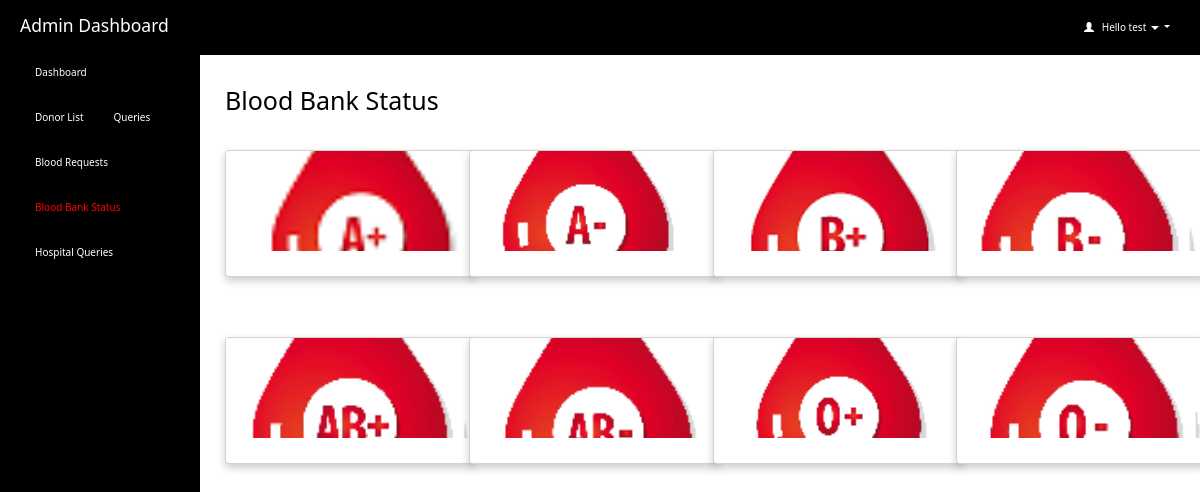
The page /admin/blood_status.php (signed in) on the database as committed earlier.
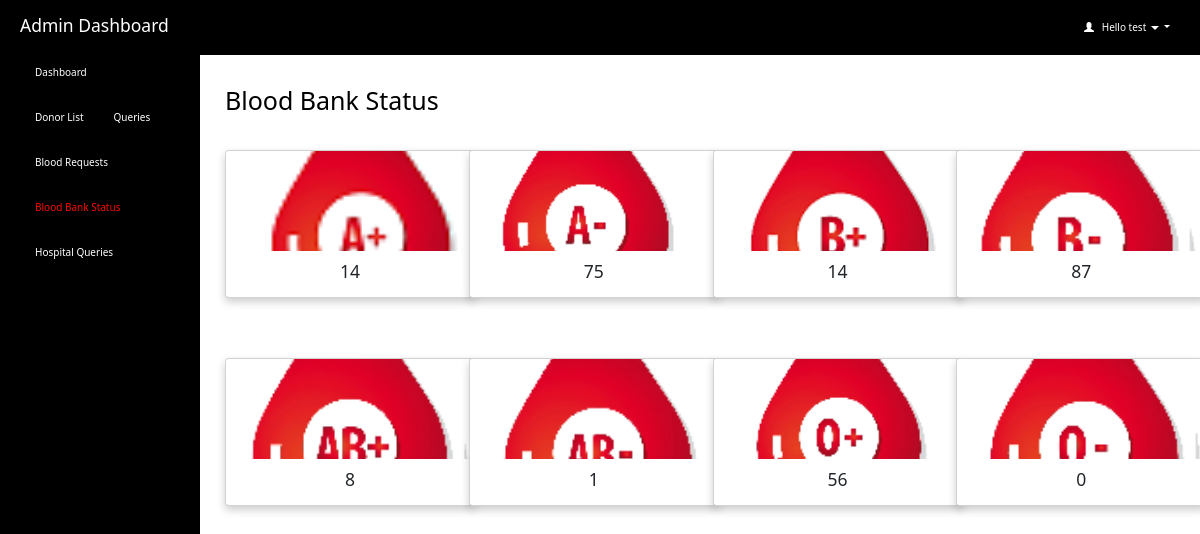
The same page on the database as committed later.
### tables this page shows
CREATE TABLE `blood_units` (
  `id` int(200) NOT NULL,
  `blood_group` varchar(10) NOT NULL,
  `units` int(200) NOT NULL
);

### admin/blood_status.php (the view, shortened to what this page needs)
<html>
<head>
  <link rel="stylesheet" href="https://maxcdn.bootstrapcdn.com/bootstrap/3.4.1/css/bootstrap.min.css">
</head>
<body style="color:black;" >
  <?php
  include 'connection.php';
    if (isset($_SESSION['loggedin']) && $_SESSION['loggedin'] == true) {
    ?>
<div id="header">
<?php include 'header.php';
?>
</div>
<div id="sidebar">
<?php
$active="blood_status";
include 'sidebar.php'; ?>
</div>
<div id="content">
  <div class="content-wrapper">
    <div class="container-fluid">
          <div class="container mt-5">
          <h1>Blood Bank Status</h1><br><br>
          <div class="row">
      <div class="col-md-3">
        <div class="card">
        <img src="./admin_image/Apos.png" class="card-img-top" >
          <div class="card-body">
            <div class="stat-panel text-center">
                    <?php
                      $sql ="SELECT * from blood_units WHERE blood_group='A+'";
                      $result=mysqli_query($connection,$sql) or die("query failed.");
                      $row=mysqli_fetch_assoc($result);
                      $units = $row['units'];
                    ?>
                    <div class="stat-panel-number h3"><?php echo $units?></div>
            </div>
          </div>
        </div>
      </div>
      <div class="col-md-3">
        <div class="card">
        <img src="./admin_image/aneg.png" class="card-img-top" >
            <div class="card-body">
            <div class="stat-panel text-center">
                    <?php
                      $sql1 ="SELECT * from blood_units WHERE blood_group='A-'";
                      $result1=mysqli_query($connection,$sql1) or die("query failed.");
                      $row1=mysqli_fetch_assoc($result1);
                      $units1 = $row1['units'];
                    ?>
                    <div class="stat-panel-number h3"><?php echo $units1?></div>
              </div>
          </div>
        </div>
      </div>
      <div class="col-md-3">
        <div class="card">
        <img src="./admin_image/bpos.png" class="card-img-top" >
            <div class="card-body">
                    <div class="stat-panel text-center">
                    <?php
                      $units2 = $row['units'];
                    ?>
                    <div class="stat-panel-number h3"><?php echo $units2?></div>
              </div>
          </div>
        </div>
      </div>
      <div class="col-md-3">
        <div class="card">
        <img src="./admin_image/bneg.png" class="card-img-top" >
            <div class="card-body">
            <div class="stat-panel text-center">
                    <?php
                      $sql3 ="SELECT * from blood_units WHERE blood_group='B-'";
                      $result3=mysqli_query($connection,$sql3) or die("query failed.");
                      $row3=mysqli_fetch_assoc($result3);
                      $units3 = $row3['units'];
                    ?>
                    <div class="stat-panel-number h3"><?php echo $units3?></div>
            </div>
          </div>
        </div>
      </div>
    </div>
    <br><br><br><br>
      <div class="row">
      <div class="col-md-3">
        <div class="card">
        <img src="./admin_image/abpos.png" class="card-img-top" >
          <div class="card-body">
            <div class="stat-panel text-center">
                    <?php
                      $sql4 ="SELECT * from blood_units WHERE blood_group='AB+'";
                      $result4=mysqli_query($connection,$sql4) or die("query failed.");
                      $row4=mysqli_fetch_assoc($result4);
                      $units4 = $row4['units'];
                    ?>
                    <div class="stat-panel-number h3"><?php echo $units4?></div>
            </div>
          </div>
        </div>
      </div>
      <div class="col-md-3">
        <div class="card">
        <img src="./admin_image/abneg.png" class="card-img-top" >
            <div class="card-body">
            <div class="stat-panel text-center">
                    <?php
                      $sql5 ="SELECT * from blood_units WHERE blood_group='AB-'";
                      $result5=mysqli_query($connection,$sql5) or die("query failed.");
                      $row5=mysqli_fetch_assoc($result5);
                      $units5 = $row5['units'];
                    ?>
                    <div class="stat-panel-number h3"><?php echo $units5?></div>
              </div>
          </div>
        </div>
      </div>
      <div class="col-md-3">
        <div class="card">
        <img src="./admin_image/opos.png" class="card-img-top" >
            <div class="card-body">
            <div class="stat-panel text-center">
                     <?php
                      $sql6 ="SELECT * from blood_units WHERE blood_group='O+'";
                      $result6=mysqli_query($connection,$sql6) or die("query failed.");
                      $row6=mysqli_fetch_assoc($result6);
                      $units6 = $row6['units'];
                    ?>
                    <div class="stat-panel-number h3"><?php echo $units6?></div>
              </div>
          </div>
        </div>
      </div>
      <div class="col-md-3">
        <div class="card">
        <img src="./admin_image/oneg.png" class="card-img-top" >
            <div class="card-body">
            <div class="stat-panel text-center">
                    <?php
                      $sql7 ="SELECT * from blood_units WHERE blood_group='O-'";
                      $result7=mysqli_query($connection,$sql7) or die("query failed.");
                      $row7=mysqli_fetch_assoc($result7);
                      $units7 = $row7['units'];
                    ?>
                    <div class="stat-panel-number h3"><?php echo $units7?></div>
            </div>
          </div>
        </div>
      </div>
    </div>
  </div>
 <?php }
  ?>
</body>
</html>

### admin/header.php (shortened to what this page needs)
<html>
<head>
  <link rel="stylesheet" href="https://cdn.jsdelivr.net/npm/bootstrap@5.7.0/dist/css/bootstrap.min.css">
</head>
<body>
  <header class="dashboard-header">
    <h3>Admin Dashboard</h3>
    <div class="user-info dropdown">
      <a id="act" class="dropdown-toggle usr" style="text-decoration:none" data-toggle="dropdown" href="#">
        <span class="glyphicon glyphicon-user"></span>&nbsp;&nbsp;
        <?php
        include 'connection.php';
        $username=$_SESSION['username'];
        $sql="select * from admin_info where admin_username='$username'";
        $result=mysqli_query($connection,$sql) or die("query failed.");
        $row=mysqli_fetch_assoc($result);
        echo "Hello ".$row['admin_name'];
        ?>
        <span class="caret"></span>
  </a>
  </div>
  </header>
</body>
</html>

### admin/sidebar.php (shortened to what this page needs)
<html>
<head>
  <link rel="stylesheet" href="https://cdn.jsdelivr.net/npm/bootstrap@5.7.0/dist/css/bootstrap.min.css">
</head>
<body>
  <div class="sidebar">
    <ul class="nav">
      <li><a href="dashboard.php" <?php if($active=='dashboard') echo "class='active'" ;?>>Dashboard</a></li>
      <li><a href="donor_list.php" <?php if($active=='donor_list') echo "class='active'" ;?>>Donor List</a></li>
      <li><a href="query.php" <?php if($active=='contact') echo "class='active'" ;?>>Queries</a></li>
      <li><a href="request.php"<?php if($active=='request') echo "class='active'" ;?>>Blood Requests</a></li>
      <li><a href="blood_status.php"<?php if($active=='blood_status') echo "class='active'" ;?>>Blood Bank Status</a></li>
      <li><a href="hospital_query.php"<?php if($active=='hospital_query') echo "class='active'" ;?>>Hospital Queries</a></li>
    </ul>
  </div>
</body>
</html>

### admin/blood_status.php (style rules this page uses)
.card { transition: transform 0.3s; box-shadow: 0 4px 8px 0 rgba(0, 0, 0, 0.2); height:150px; width:250px; }
.card-img-top { object-fit: cover; height: 100px; display:block; margin-left:auto; margin-right:auto; }
#sidebar { position:fixed; margin-top:-20px }
#content { position:relative; margin-left:210px }

### admin/header.php (style rules this page uses)
.dashboard-header { background-color: #000; color: #fff; padding: 10px 20px; display: flex; align-items: center; justify-content: space-between; }
.dashboard-header .user-info { display: flex; align-items: center; position: relative; }
.usr { padding: 10px; color: #fff; }

### admin/sidebar.php (style rules this page uses)
.sidebar { width: 200px; height: 100vh; background-color: rgb(0, 0, 0); color: #fff; }
.sidebar ul.nav { padding: 20px; list-style-type: none; }
.sidebar ul.nav li { margin-bottom: 10px; }
.sidebar ul.nav li a { color: #fff; text-decoration: none; }
.sidebar ul.nav li a:hover, .sidebar ul.nav li a.active { color: red; }

Rows that differ between the two databases and show on the page:
added blood_units: units "14"
added blood_units: units "75"
added blood_units: units "87"
added blood_units: units "8"
added blood_units: units "1"
added blood_units: units "56"
added blood_units: units "0"
